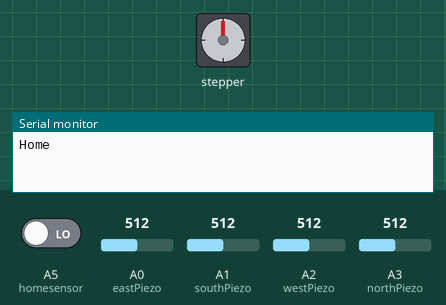
Simulated run of this sketch. Board: Arduino Uno, built with avr-gcc and run on an emulated ATmega328P. Shown: stepper motor, the last lines printed to the serial monitor. Inputs (shaded band) come from the test bench; at power-on: A0 (eastPiezo) = 512, A1 (southPiezo) = 512, A2 (westPiezo) = 512, A3 (northPiezo) = 512, A5 (homesensor) LOW. Stepper angles assume 200 steps per turn.

Above: at 2.2 s.
2.3 s: A0 (eastPiezo) set to 524
At 9.1 s:
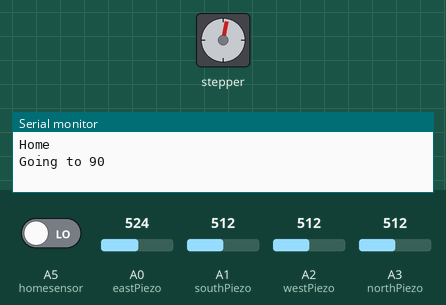
At 15.55 s:
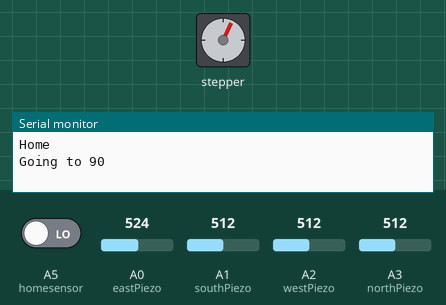
Timing chart, 0 to 15.8 s (numbered marks = the images above; inputs shaded):
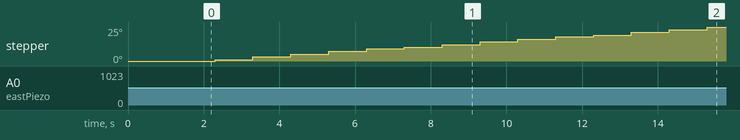

The sketch:

Scrabble_Future.ino
```cpp
// SCRABBLE FUTURE by Jeffrey Chow
//
// This code instructs a rotating scrabble board to rotate to the loudest knock it hears.


// Libraries
#include <Wire.h>
#include <AccelStepper.h>
#include <Adafruit_MotorShield.h>


// Create the motor shield object with the default I2C address
Adafruit_MotorShield AFMS = Adafruit_MotorShield();

// Connect a stepper motor with 200 steps per revolution (1.8 degree)
// to motor port #1 (M1 and M2)
Adafruit_StepperMotor *Nema = AFMS.getStepper(200, 1);


// Pin definitions
const int southPiezo = A1;      // piezo 1 connected to analog pin 1
const int northPiezo = A3;      // piezo 2 connected to analog pin 3
const int westPiezo = A2;       // piezo 3 connected to analog pin 2
const int eastPiezo = A0;       // piezo 4 connected to analog pin 0
const int threshold = 300;      // minimum value for a knock
const int homesensor = A5;       // hall effect sensor connected to analog pin 5

// Sensors with changing data
int southReading = 0;     // variable to store the value read on piezo 1
int northReading = 0;     // variable to store the value read on piezo 3
int westReading = 0;      // variable to store the value read on piezo 2
int eastReading = 0;      // variable to store the value read on piezo 0
int homesensorstate = 0;  // variable to store the value read on hall effect sensor

// Defining step sizes
void forwards() {
  Nema->onestep(FORWARD, DOUBLE);
}

void backwards() {
  Nema->onestep(BACKWARD, DOUBLE);
}

AccelStepper myNema(forwards, backwards);     // Run AccelStepper library and use the functions to step


// MAIN CODE

void setup()
{
  Serial.begin(9600);           // set up Serial library at 9600 bps
  pinMode(homesensor, INPUT);   // set hall effect sensor as an input

  AFMS.begin();  // create with the default frequency 1.6KHz

  stepperHome();                // run homing sequence stepperHome to find the 0 position
  delay(1000);
}

void loop()
{

  // read piezo sensors:
  southReading = analogRead(southPiezo);
  northReading = analogRead(northPiezo);
  westReading = analogRead(westPiezo);
  eastReading = analogRead(eastPiezo);


  myNema.setAcceleration(100);    // set stepper motor accceleration
  myNema.setSpeed(50);            // set stepper motor speed in RPM

  // Does any of the readings from the piezo sensors exceed the threshold value?
  if ((southReading >= threshold) or (northReading >= threshold) or (westReading >= threshold)
      or (eastReading >= threshold) )
  {
    // If the reading from the north piezo is the loudest
    if ((northReading > southReading) and (northReading > westReading) and (northReading > eastReading))
    {
      Serial.println("Going to 0");
      myNema.move(0 - myNema.currentPosition());   // Calculate the number of steps required to move to North
      myNema.runToPosition();                      // Move the motor to the calculated position
      myNema.setCurrentPosition(0);                // Set current position to North (0)
      Serial.println("At 0");

    }

    else if ((eastReading > southReading) and (eastReading > westReading) and (eastReading > northReading)) {
      Serial.println("Going to 90");
      myNema.move(50 - myNema.currentPosition());
      myNema.runToPosition();
      myNema.setCurrentPosition(50);
      Serial.println("At 90");

    }

    else if ((southReading > northReading) and (southReading > westReading) and (southReading > eastReading)) {
      Serial.println("Going to 180");
      myNema.move(100 - myNema.currentPosition());
      myNema.runToPosition();
      myNema.setCurrentPosition(100);
      Serial.println("At 180");

    }

    else if ((westReading > southReading) and (westReading > northReading) and (westReading > eastReading)) {
      Serial.println("Going to 270");
      myNema.move(-50 - myNema.currentPosition());
      myNema.runToPosition();
      myNema.setCurrentPosition(-50);
      Serial.println("At 270");

    }
  }
}


// MOTOR HOMING SEQUENCE
void stepperHome() {
  homesensorstate = digitalRead(homesensor);    // read hall effect sensor to detect a magnetic field
  myNema.setAcceleration(100);
  myNema.setSpeed(30);
  while (homesensorstate != LOW) {             // continuously step until a magnetic field is detected
    myNema.move(50);
    myNema.run();
    homesensorstate = digitalRead(homesensor);
  }
  myNema.setCurrentPosition(0);              // 0 position is found, print "home" in serial monitor
  Serial.println("Home");
}
```

Measured:
- the behaviour switches between 512 and 513 on A0 (eastPiezo) (found by bisection; images 0 and 1)
